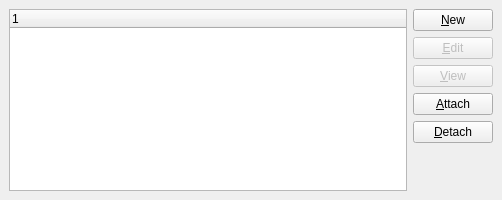
<?xml version="1.0" encoding="UTF-8"?>
<ui version="4.0">
 <comment>This file is part of the xTuple ERP: PostBooks Edition, a free and
open source Enterprise Resource Planning software suite,
Copyright (c) 1999-2018 by OpenMFG LLC, d/b/a xTuple.
It is licensed to you under the Common Public Attribution License
version 1.0, the full text of which (including xTuple-specific Exhibits)
is available at http://www.xtuple.com/CPAL.  By using this software, you agree
to be bound by its terms.</comment>
 <class>documents</class>
 <widget class="QWidget" name="documents">
  <property name="geometry">
   <rect>
    <x>0</x>
    <y>0</y>
    <width>502</width>
    <height>200</height>
   </rect>
  </property>
  <property name="minimumSize">
   <size>
    <width>0</width>
    <height>200</height>
   </size>
  </property>
  <property name="windowTitle">
   <string>Form</string>
  </property>
  <layout class="QGridLayout">
   <property name="margin">
    <number>0</number>
   </property>
   <property name="spacing">
    <number>0</number>
   </property>
   <item row="0" column="0">
    <widget class="QWidget" name="_documents" native="true">
     <property name="minimumSize">
      <size>
       <width>16</width>
       <height>175</height>
      </size>
     </property>
     <layout class="QGridLayout" name="gridLayout1">
      <item row="0" column="0">
       <widget class="XTreeWidget" name="_doc">
        <property name="sizePolicy">
         <sizepolicy hsizetype="Expanding" vsizetype="Expanding">
          <horstretch>0</horstretch>
          <verstretch>0</verstretch>
         </sizepolicy>
        </property>
        <property name="minimumSize">
         <size>
          <width>0</width>
          <height>0</height>
         </size>
        </property>
        <property name="maximumSize">
         <size>
          <width>32767</width>
          <height>32767</height>
         </size>
        </property>
        <property name="focusPolicy">
         <enum>Qt::ClickFocus</enum>
        </property>
       </widget>
      </item>
      <item row="0" column="1">
       <layout class="QVBoxLayout">
        <item>
         <widget class="QPushButton" name="_newDoc">
          <property name="enabled">
           <bool>true</bool>
          </property>
          <property name="text">
           <string>&amp;New</string>
          </property>
         </widget>
        </item>
        <item>
         <widget class="QPushButton" name="_editDoc">
          <property name="enabled">
           <bool>false</bool>
          </property>
          <property name="text">
           <string>&amp;Edit</string>
          </property>
         </widget>
        </item>
        <item>
         <widget class="QPushButton" name="_viewDoc">
          <property name="enabled">
           <bool>false</bool>
          </property>
          <property name="text">
           <string>&amp;View</string>
          </property>
         </widget>
        </item>
        <item>
         <widget class="QPushButton" name="_attachDoc">
          <property name="enabled">
           <bool>true</bool>
          </property>
          <property name="text">
           <string>&amp;Attach</string>
          </property>
         </widget>
        </item>
        <item>
         <widget class="QPushButton" name="_detachDoc">
          <property name="enabled">
           <bool>true</bool>
          </property>
          <property name="text">
           <string>&amp;Detach</string>
          </property>
         </widget>
        </item>
        <item>
         <spacer>
          <property name="orientation">
           <enum>Qt::Vertical</enum>
          </property>
          <property name="sizeType">
           <enum>QSizePolicy::Expanding</enum>
          </property>
          <property name="sizeHint" stdset="0">
           <size>
            <width>70</width>
            <height>41</height>
           </size>
          </property>
         </spacer>
        </item>
       </layout>
      </item>
     </layout>
    </widget>
   </item>
  </layout>
 </widget>
 <customwidgets>
  <customwidget>
   <class>XTreeWidget</class>
   <extends>QTreeWidget</extends>
   <header>xtreewidget.h</header>
   <container>1</container>
  </customwidget>
 </customwidgets>
 <resources/>
 <connections/>
</ui>
